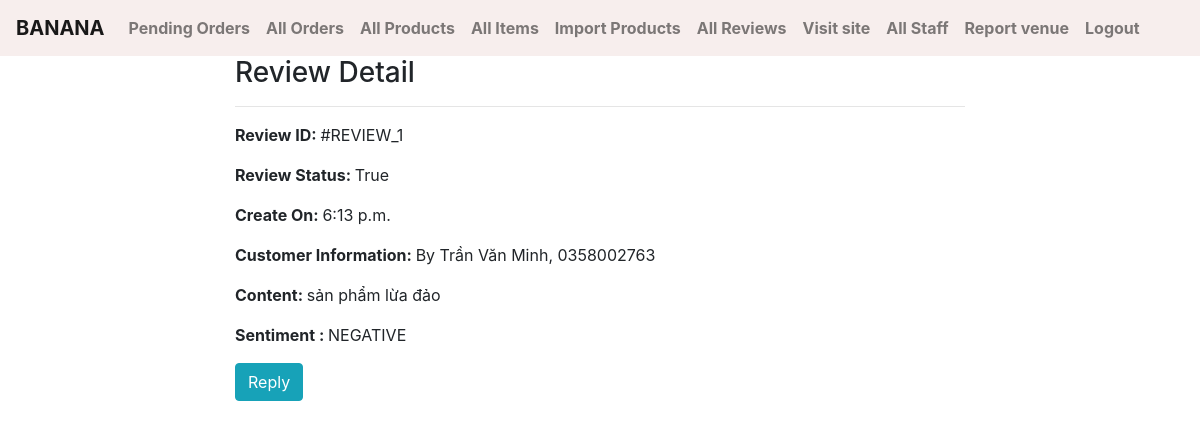
/admin-review/1/ (signed in), run on an earlier commit of the app's database.
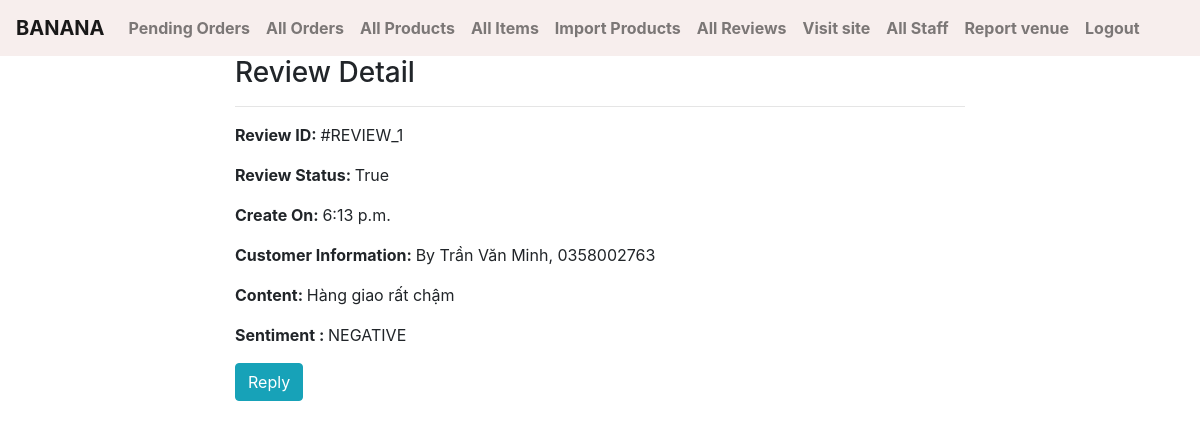
And on a later commit of the database.
### ecomapp/models.py (models this page shows, shortened)
class Customerreview(models.Model):
    id = models.AutoField(db_column='ID', primary_key=True)  # Field name made lowercase.
    customerid = models.ForeignKey(Customer, models.CASCADE, db_column='CustomerID')  # Field name made lowercase.
    content = models.CharField(db_column='Content', max_length=255, blank=True, null=True)  # Field name made lowercase.
    reviewtime = models.TimeField(db_column='ReviewTime', blank=True, null=True)  # Field name made lowercase.
    isReply = models.BooleanField(default=False)
    class Meta:
        db_table = 'customerreview'
    @property
    def sentiment(self):
        return "NEGATIVE"

class Customer(models.Model):
        id = models.AutoField(db_column='ID', primary_key=True)  # Field name made lowercase.
        userid = models.OneToOneField("Users", models.CASCADE, db_column='CustomerID', blank=True, null=True)
        typecustomer = models.CharField(db_column='TypeCustomer', max_length=255, blank=True, null=True)
        class Meta:
            db_table = 'customer'

class Users(models.Model):
    id = models.AutoField(db_column='ID', primary_key=True)  # Field name made lowercase.
    dateofbirth = models.DateField(db_column='DateOfBirth', blank=True, null=True)  # Field name made lowercase.
    gender = models.CharField(db_column='Gender', max_length=255, blank=True, null=True)  # Field name made lowercase.
    accountid = models.OneToOneField('Account', models.CASCADE, db_column='AccountID', blank=True, null=True)
    contactinfoid = models.OneToOneField('ContactInfo', models.CASCADE, db_column='ContactInfoID', blank=True, null=True)
    fullnameid = models.OneToOneField('FullName', models.CASCADE, db_column='FullNameID', blank=True, null=True)
    addressid = models.OneToOneField('Address', models.CASCADE, db_column='AddressID', blank=True, null=True)
    is_active = models.BooleanField(db_column='IsAcitve', default= True)
    class Meta:
        db_table = 'users'

class Fullname(models.Model):
    id = models.AutoField(db_column='ID', primary_key=True)  # Field name made lowercase.
    firstname = models.CharField(db_column='FirstName', max_length=255, blank=True, null=True)  # Field name made lowercase.
    middlename = models.CharField(db_column='MiddleName', max_length=255, blank=True, null=True)  # Field name made lowercase.
    lastname = models.CharField(db_column='LastName', max_length=255, blank=True, null=True)  # Field name made lowercase.
    class Meta:
        db_table = 'fullname'
    @property
    def fullname(self):
        return f"{self.firstname} {self.middlename} {self.lastname}"

class Contactinfo(models.Model):
    id = models.AutoField(db_column='ID', primary_key=True)  # Field name made lowercase.
    phonenumber = models.CharField(db_column='PhoneNumber', max_length=255, blank=True, null=True)  # Field name made lowercase.
    email = models.CharField(db_column='Email', max_length=255, blank=True, null=True)  # Field name made lowercase.
    class Meta:
        db_table = 'contactinfo'

### ecomapp/views.py (the view)
# urls.py: path("admin-review/<int:pk>/", AdminReviewDetailView.as_view(),
class AdminReviewDetailView(AdminRequiredMixin, DetailView):
    template_name = "adminpages/adminreviewdetail.html"
    model = Customerreview
    context_object_name = "rv_obj"
    def get_context_data(self, **kwargs):
        context = super().get_context_data(**kwargs)
        self.request.session["review_id"] = context['rv_obj'].id
        return context

### ecomapp/views.py (called while the page is built)
    def dispatch(self, request, *args, **kwargs):
        if request.user.is_authenticated and Staffs.objects.filter(userid__accountid__user = request.user).exists() and Users.objects.filter(accountid__user = request.user, is_active = True).exists():
            pass
        else:
            return redirect("/admin-login/")
        return super().dispatch(request, *args, **kwargs)

### templates/adminpages/adminreviewdetail.html (shortened to what this page needs)
{% extends 'adminpages/adminbase.html' %}
{% load humanize %}
{% block content %}
    {% if request.user.account.users.staffs.position == "Manager" or  request.user.account.users.staffs.position == "Sale Staff" %}
    <div class="container">
        <div class="row">
            <div class="col-md-8 mx-auto">
                <h3>Review Detail</h3>
                <hr>
                <p><span class="font-weight-bold">Review ID: </span> #REVIEW_{{rv_obj.id}}</p>
                <p><span class="font-weight-bold">Review Status: </span> {{rv_obj.isReply}}</p>
                <p><span class="font-weight-bold">Create On: </span> {{rv_obj.reviewtime}}</p>
                <p><span class="font-weight-bold">Customer Information: </span> By {{rv_obj.customerid.userid.fullnameid.fullname}}, {{rv_obj.customerid.userid.contactinfoid.phonenumber}}</p>
                <p><span class="font-weight-bold">Content: </span> {{rv_obj.content}} </p>
                <p><span class="font-weight-bold">Sentiment : </span> {{rv_obj.sentiment}} </p>
                <form action="{% url 'ecomapp:adminreplyreview'  %}" method="POST">
                    <button class="btn btn-info">Reply</button>
                </form>
            </div>
        </div>
    </div>
    {% else %}
        <p> Không có quyền truy cập </p>
    {% endif%}
{% endblock %}

What changed in the data, as far as the page shows it:
changed Customerreview "True": content "sản phẩm lừa đảo" → "Hàng giao rất chậm"
